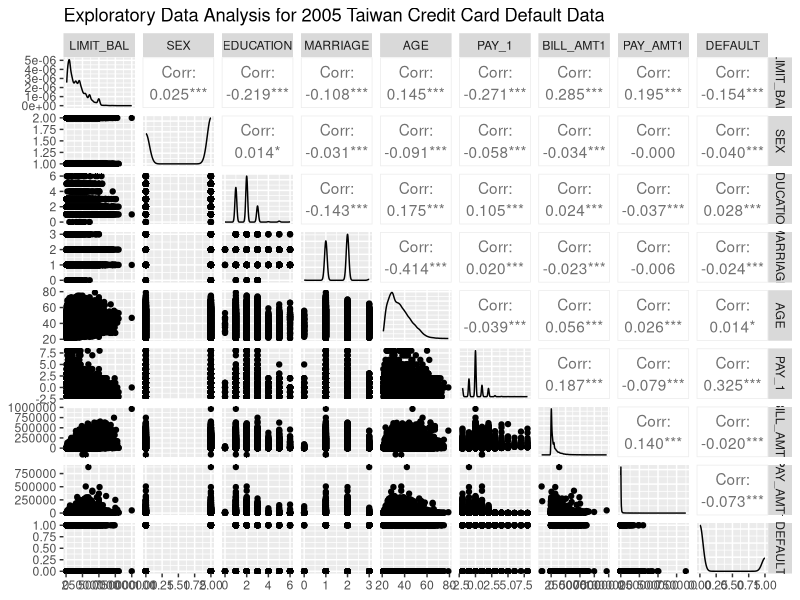

Recreate this plot in R.
## ---- chunk 1
library(readr)
library(GGally)
## ---- chunk 2
credit_data = read.csv("credit_data.csv")
head(credit_data$DEFAULT, 20)
dim(credit_data)
## ---- chunk 3
ggpairs(data = credit_data, columns = c(2:7, 13, 19, 25),
        title = "Exploratory Data Analysis for 2005 Taiwan Credit Card Default Data")
## ---- chunk 4
glm_mod = glm(DEFAULT ~ ., data = credit_data, family = "binomial")
head(predict(glm_mod, credit_data, type = "response"))
